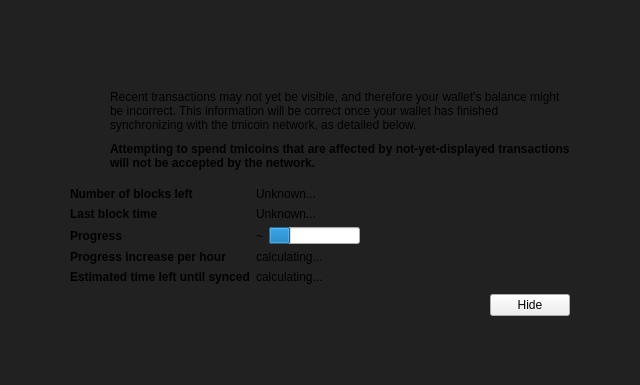
<?xml version="1.0" encoding="UTF-8"?>
<ui version="4.0">
 <class>ModalOverlay</class>
 <widget class="ModalOverlay" name="ModalOverlay">
  <property name="geometry">
   <rect>
    <x>0</x>
    <y>0</y>
    <width>640</width>
    <height>385</height>
   </rect>
  </property>
  <property name="windowTitle">
   <string>Form</string>
  </property>
  <layout class="QVBoxLayout" name="verticalLayout" stretch="0">
   <property name="sizeConstraint">
    <enum>QLayout::SetDefaultConstraint</enum>
   </property>
   <property name="leftMargin">
    <number>0</number>
   </property>
   <property name="topMargin">
    <number>0</number>
   </property>
   <property name="rightMargin">
    <number>0</number>
   </property>
   <property name="bottomMargin">
    <number>0</number>
   </property>
   <item>
    <widget class="QWidget" name="bgWidget" native="true">
     <property name="styleSheet">
      <string notr="true">#bgWidget { background: rgba(0,0,0,220); }</string>
     </property>
     <layout class="QVBoxLayout" name="verticalLayoutMain" stretch="1">
      <property name="leftMargin">
       <number>60</number>
      </property>
      <property name="topMargin">
       <number>60</number>
      </property>
      <property name="rightMargin">
       <number>60</number>
      </property>
      <property name="bottomMargin">
       <number>60</number>
      </property>
      <item>
       <widget class="QWidget" name="contentWidget" native="true">
        <property name="styleSheet">
         <string notr="true"/>
        </property>
        <layout class="QVBoxLayout" name="verticalLayoutSub" stretch="1,0,0,0">
         <property name="spacing">
          <number>0</number>
         </property>
         <property name="leftMargin">
          <number>10</number>
         </property>
         <property name="topMargin">
          <number>10</number>
         </property>
         <property name="rightMargin">
          <number>10</number>
         </property>
         <property name="bottomMargin">
          <number>10</number>
         </property>
         <item>
          <layout class="QHBoxLayout" name="horizontalLayoutIconText" stretch="0,1">
           <property name="topMargin">
            <number>20</number>
           </property>
           <item>
            <layout class="QVBoxLayout" name="verticalLayoutIcon">
             <property name="leftMargin">
              <number>0</number>
             </property>
             <item>
              <widget class="QPushButton" name="warningIcon">
               <property name="enabled">
                <bool>false</bool>
               </property>
               <property name="text">
                <string/>
               </property>
               <property name="icon">
                <iconset resource="../tmicoin.qrc">
                 <normaloff>:/icons/warning</normaloff>
                 <disabledoff>:/icons/warning</disabledoff>:/icons/warning</iconset>
               </property>
               <property name="iconSize">
                <size>
                 <width>48</width>
                 <height>48</height>
                </size>
               </property>
               <property name="flat">
                <bool>true</bool>
               </property>
              </widget>
             </item>
             <item>
              <spacer name="verticalSpacerWarningIcon">
               <property name="orientation">
                <enum>Qt::Vertical</enum>
               </property>
               <property name="sizeHint" stdset="0">
                <size>
                 <width>20</width>
                 <height>40</height>
                </size>
               </property>
              </spacer>
             </item>
            </layout>
           </item>
           <item>
            <layout class="QVBoxLayout" name="verticalLayoutInfoText">
             <property name="spacing">
              <number>10</number>
             </property>
             <property name="leftMargin">
              <number>0</number>
             </property>
             <property name="topMargin">
              <number>0</number>
             </property>
             <item>
              <widget class="QLabel" name="infoText">
               <property name="text">
                <string>Recent transactions may not yet be visible, and therefore your wallet's balance might be incorrect. This information will be correct once your wallet has finished synchronizing with the tmicoin network, as detailed below.</string>
               </property>
               <property name="textFormat">
                <enum>Qt::RichText</enum>
               </property>
               <property name="wordWrap">
                <bool>true</bool>
               </property>
              </widget>
             </item>
             <item>
              <widget class="QLabel" name="infoTextStrong">
               <property name="font">
                <font>
                 <weight>75</weight>
                 <bold>true</bold>
                </font>
               </property>
               <property name="text">
                <string>Attempting to spend tmicoins that are affected by not-yet-displayed transactions will not be accepted by the network.</string>
               </property>
               <property name="textFormat">
                <enum>Qt::RichText</enum>
               </property>
               <property name="wordWrap">
                <bool>true</bool>
               </property>
              </widget>
             </item>
             <item>
              <spacer name="verticalSpacerInTextSpace">
               <property name="orientation">
                <enum>Qt::Vertical</enum>
               </property>
               <property name="sizeHint" stdset="0">
                <size>
                 <width>20</width>
                 <height>40</height>
                </size>
               </property>
              </spacer>
             </item>
            </layout>
           </item>
          </layout>
         </item>
         <item>
          <spacer name="verticalSpacerAfterText">
           <property name="orientation">
            <enum>Qt::Vertical</enum>
           </property>
           <property name="sizeHint" stdset="0">
            <size>
             <width>20</width>
             <height>40</height>
            </size>
           </property>
          </spacer>
         </item>
         <item>
          <layout class="QFormLayout" name="formLayout">
           <property name="fieldGrowthPolicy">
            <enum>QFormLayout::FieldsStayAtSizeHint</enum>
           </property>
           <property name="horizontalSpacing">
            <number>6</number>
           </property>
           <property name="verticalSpacing">
            <number>6</number>
           </property>
           <property name="topMargin">
            <number>10</number>
           </property>
           <item row="0" column="0">
            <widget class="QLabel" name="labelNumberOfBlocksLeft">
             <property name="font">
              <font>
               <weight>75</weight>
               <bold>true</bold>
              </font>
             </property>
             <property name="text">
              <string>Number of blocks left</string>
             </property>
            </widget>
           </item>
           <item row="0" column="1">
            <widget class="QLabel" name="numberOfBlocksLeft">
             <property name="text">
              <string>Unknown...</string>
             </property>
            </widget>
           </item>
           <item row="1" column="0">
            <widget class="QLabel" name="labelLastBlockTime">
             <property name="font">
              <font>
               <weight>75</weight>
               <bold>true</bold>
              </font>
             </property>
             <property name="text">
              <string>Last block time</string>
             </property>
            </widget>
           </item>
           <item row="1" column="1">
            <widget class="QLabel" name="newestBlockDate">
             <property name="sizePolicy">
              <sizepolicy hsizetype="Maximum" vsizetype="Preferred">
               <horstretch>0</horstretch>
               <verstretch>0</verstretch>
              </sizepolicy>
             </property>
             <property name="text">
              <string>Unknown...</string>
             </property>
            </widget>
           </item>
           <item row="2" column="0">
            <widget class="QLabel" name="labelSyncDone">
             <property name="font">
              <font>
               <weight>75</weight>
               <bold>true</bold>
              </font>
             </property>
             <property name="text">
              <string>Progress</string>
             </property>
            </widget>
           </item>
           <item row="2" column="1">
            <layout class="QHBoxLayout" name="horizontalLayoutSync" stretch="0,1">
             <item>
              <widget class="QLabel" name="percentageProgress">
               <property name="text">
                <string notr="true">~</string>
               </property>
              </widget>
             </item>
             <item>
              <widget class="QProgressBar" name="progressBar">
               <property name="value">
                <number>24</number>
               </property>
               <property name="format">
                <string/>
               </property>
              </widget>
             </item>
            </layout>
           </item>
           <item row="4" column="0">
            <widget class="QLabel" name="labelProgressIncrease">
             <property name="font">
              <font>
               <weight>75</weight>
               <bold>true</bold>
              </font>
             </property>
             <property name="text">
              <string>Progress increase per hour</string>
             </property>
            </widget>
           </item>
           <item row="4" column="1">
            <widget class="QLabel" name="progressIncreasePerH">
             <property name="text">
              <string>calculating...</string>
             </property>
            </widget>
           </item>
           <item row="5" column="0">
            <widget class="QLabel" name="labelEstimatedTimeLeft">
             <property name="font">
              <font>
               <weight>75</weight>
               <bold>true</bold>
              </font>
             </property>
             <property name="text">
              <string>Estimated time left until synced</string>
             </property>
            </widget>
           </item>
           <item row="5" column="1">
            <widget class="QLabel" name="expectedTimeLeft">
             <property name="text">
              <string>calculating...</string>
             </property>
            </widget>
           </item>
          </layout>
         </item>
         <item>
          <layout class="QHBoxLayout" name="horizontalLayoutButtons">
           <property name="leftMargin">
            <number>10</number>
           </property>
           <property name="topMargin">
            <number>10</number>
           </property>
           <item>
            <spacer name="horizontalSpacer">
             <property name="orientation">
              <enum>Qt::Horizontal</enum>
             </property>
             <property name="sizeHint" stdset="0">
              <size>
               <width>40</width>
               <height>20</height>
              </size>
             </property>
            </spacer>
           </item>
           <item>
            <widget class="QPushButton" name="closeButton">
             <property name="text">
              <string>Hide</string>
             </property>
            </widget>
           </item>
          </layout>
         </item>
        </layout>
       </widget>
      </item>
     </layout>
    </widget>
   </item>
  </layout>
 </widget>
 <customwidgets>
  <customwidget>
   <class>ModalOverlay</class>
   <extends>QWidget</extends>
   <header>modaloverlay.h</header>
   <container>1</container>
  </customwidget>
 </customwidgets>
 <resources>
  <include location="../tmicoin.qrc"/>
 </resources>
 <connections/>
</ui>
